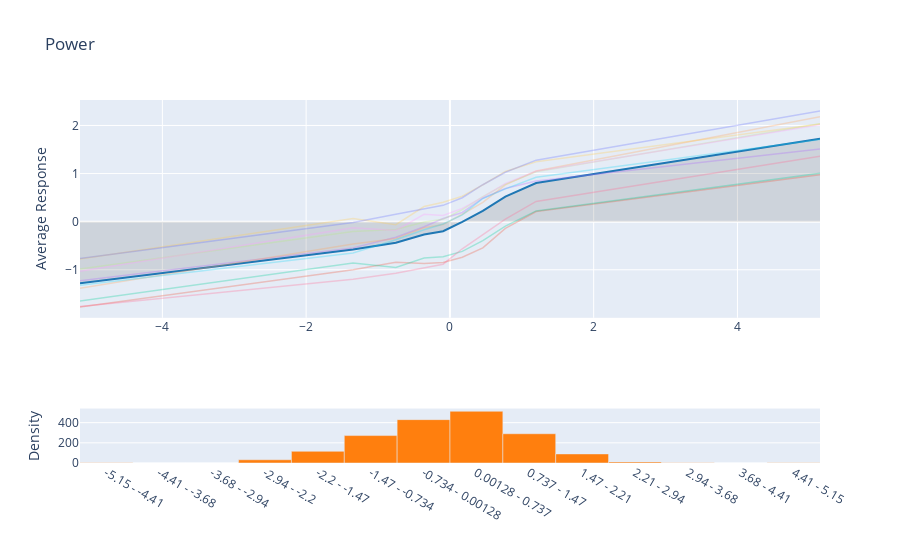

Notebook source saved alongside this figure:
### Code cell
interpret_model(cb, plot='pdp', feature='Power')

### Figure 1 — Plotly figure (JSON) as saved in the notebook; plotly's stock layout.template omitted (floating-point values rounded to 4 significant figures)
{"data": [{"fill": "tonexty", "fillcolor": "rgba(68, 68, 68, 0.15)", "line": {"color": "#1f77b4"}, "mode": "lines", "name": "Main", "type": "scatter", "x": [-5.146, -1.347, -0.7524, -0.3593, -0.0945, 0.1723, 0.4579, 0.7717, 1.199, 5.148], "xaxis": "x", "y": [-1.279, -0.5786, -0.44, -0.2686, -0.1982, -0.003395, 0.2242, 0.5217, 0.8023, 1.726], "yaxis": "y"}, {"connectgaps": true, "line": {"width": 1.5}, "mode": "lines", "name": "Background: 1", "opacity": 0.3, "type": "scatter", "x": [-5.146, -1.347, -0.7524, -0.3593, -0.0945, 0.1723, 0.4579, 0.7717, 1.199, 5.148], "xaxis": "x", "y": [-1.773, -0.9983, -0.8464, -0.872, -0.8478, -0.7411, -0.5449, -0.1399, 0.2097, 0.9734], "yaxis": "y"}, {"connectgaps": true, "line": {"width": 1.5}, "mode": "lines", "name": "Background: 2", "opacity": 0.3, "type": "scatter", "x": [-5.146, -1.347, -0.7524, -0.3593, -0.0945, 0.1723, 0.4579, 0.7717, 1.199, 5.148], "xaxis": "x", "y": [-1.65, -0.8575, -0.9549, -0.7554, -0.7314, -0.6182, -0.3949, -0.09393, 0.2237, 1.009], "yaxis": "y"}, {"connectgaps": true, "line": {"width": 1.5}, "mode": "lines", "name": "Background: 3", "opacity": 0.3, "type": "scatter", "x": [-5.146, -1.347, -0.7524, -0.3593, -0.0945, 0.1723, 0.4579, 0.7717, 1.199, 5.148], "xaxis": "x", "y": [-1.228, -0.5453, -0.3252, -0.1058, 0.06429, 0.1913, 0.4876, 0.6879, 0.8447, 1.509], "yaxis": "y"}, {"connectgaps": true, "line": {"width": 1.5}, "mode": "lines", "name": "Background: 4", "opacity": 0.3, "type": "scatter", "x": [-5.146, -1.347, -0.7524, -0.3593, -0.0945, 0.1723, 0.4579, 0.7717, 1.199, 5.148], "xaxis": "x", "y": [-1.385, -0.4625, -0.3481, -0.1281, -0.06087, 0.1535, 0.4013, 0.7658, 1.053, 2.182], "yaxis": "y"}, {"connectgaps": true, "line": {"width": 1.5}, "mode": "lines", "name": "Background: 5", "opacity": 0.3, "type": "scatter", "x": [-5.146, -1.347, -0.7524, -0.3593, -0.0945, 0.1723, 0.4579, 0.7717, 1.199, 5.148], "xaxis": "x", "y": [-1.324, -0.6533, -0.378, -0.1676, -0.04956, 0.1391, 0.4814, 0.6816, 0.9242, 1.708], "yaxis": "y"}, {"connectgaps": true, "line": {"width": 1.5}, "mode": "lines", "name": "Background: 6", "opacity": 0.3, "type": "scatter", "x": [-5.146, -1.347, -0.7524, -0.3593, -0.0945, 0.1723, 0.4579, 0.7717, 1.199, 5.148], "xaxis": "x", "y": [-1.765, -1.199, -1.075, -0.9645, -0.8842, -0.5637, -0.2698, 0.05421, 0.4198, 1.359], "yaxis": "y"}, {"connectgaps": true, "line": {"width": 1.5}, "mode": "lines", "name": "Background: 7", "opacity": 0.3, "type": "scatter", "x": [-5.146, -1.347, -0.7524, -0.3593, -0.0945, 0.1723, 0.4579, 0.7717, 1.199, 5.148], "xaxis": "x", "y": [-0.9826, -0.2067, -0.1609, -0.007942, 0.04775, 0.2487, 0.5182, 0.7804, 1.037, 2.036], "yaxis": "y"}, {"connectgaps": true, "line": {"width": 1.5}, "mode": "lines", "name": "Background: 8", "opacity": 0.3, "type": "scatter", "x": [-5.146, -1.347, -0.7524, -0.3593, -0.0945, 0.1723, 0.4579, 0.7717, 1.199, 5.148], "xaxis": "x", "y": [-1.031, -0.1285, -0.1835, 0.1532, 0.1295, 0.2771, 0.5081, 0.795, 1.047, 2.016], "yaxis": "y"}, {"connectgaps": true, "line": {"width": 1.5}, "mode": "lines", "name": "Background: 9", "opacity": 0.3, "type": "scatter", "x": [-5.146, -1.347, -0.7524, -0.3593, -0.0945, 0.1723, 0.4579, 0.7717, 1.199, 5.148], "xaxis": "x", "y": [-0.7744, 0.06589, -0.06313, 0.3149, 0.4047, 0.5291, 0.7637, 1.044, 1.247, 2.029], "yaxis": "y"}, {"connectgaps": true, "line": {"width": 1.5}, "mode": "lines", "name": "Background: 10", "opacity": 0.3, "type": "scatter", "x": [-5.146, -1.347, -0.7524, -0.3593, -0.0945, 0.1723, 0.4579, 0.7717, 1.199, 5.148], "xaxis": "x", "y": [-0.7658, -0.01736, 0.1543, 0.2674, 0.3391, 0.4979, 0.7677, 1.028, 1.279, 2.303], "yaxis": "y"}, {"hovertemplate": "(%{hovertext}): %{y}", "hovertext": ["-5.15 - -4.41", "-4.41 - -3.68", "-3.68 - -2.94", "-2.94 - -2.2", "-2.2 - -1.47", "-1.47 - -0.734", "-0.734 - 0.00128", "0.00128 - 0.737", "0.737 - 1.47", "1.47 - 2.21", "2.21 - 2.94", "2.94 - 3.68", "3.68 - 4.41", "4.41 - 5.15"], "marker": {"color": "#ff7f0e"}, "name": "Distribution", "type": "bar", "x": [-4.778, -4.043, -3.308, -2.572, -1.837, -1.102, -0.3664, 0.3689, 1.104, 1.84, 2.575, 3.31, 4.045, 4.781], "xaxis": "x2", "y": [2, 0, 0, 32, 116, 272, 430, 513, 290, 90, 11, 2, 0, 3], "yaxis": "y2"}], "layout": {"bargap": 0, "showlegend": false, "title": {"text": "Power"}, "xaxis": {"anchor": "y", "domain": [0, 1], "matches": "x"}, "xaxis2": {"anchor": "y2", "domain": [0, 1], "matches": "x", "tickmode": "array", "ticktext": ["-5.15 - -4.41", "-4.41 - -3.68", "-3.68 - -2.94", "-2.94 - -2.2", "-2.2 - -1.47", "-1.47 - -0.734", "-0.734 - 0.00128", "0.00128 - 0.737", "0.737 - 1.47", "1.47 - 2.21", "2.21 - 2.94", "2.94 - 3.68", "3.68 - 4.41", "4.41 - 5.15"], "tickvals": [-4.778, -4.043, -3.308, -2.572, -1.837, -1.102, -0.3664, 0.3689, 1.104, 1.84, 2.575, 3.31, 4.045, 4.781], "title": {"text": ""}}, "yaxis": {"anchor": "x", "domain": [0.4, 1], "title": {"text": "Average Response"}}, "yaxis2": {"anchor": "x2", "domain": [0, 0.15], "title": {"text": "Density"}}}}
